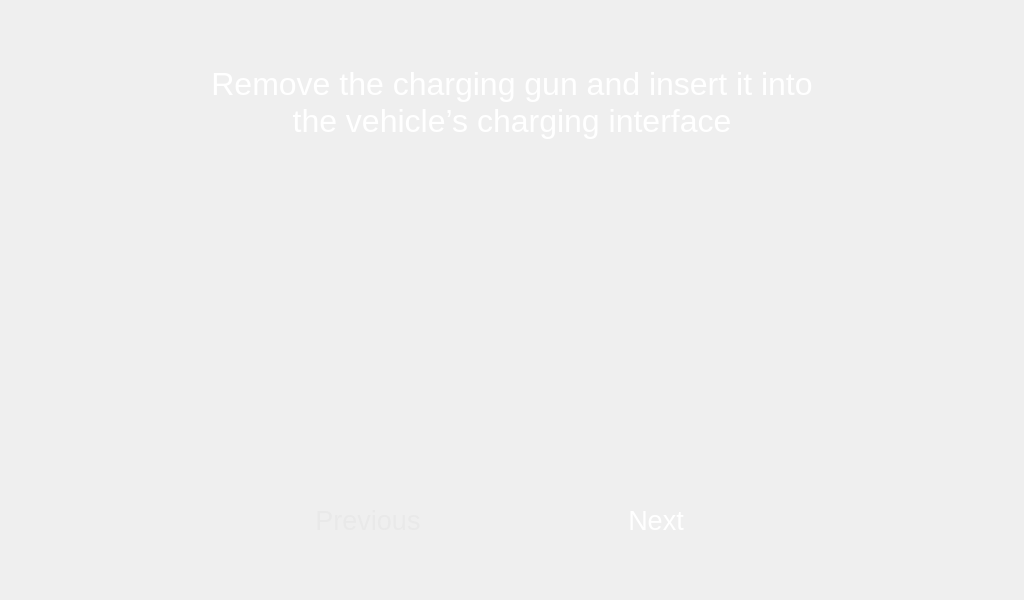
<?xml version="1.0" encoding="UTF-8"?>
<ui version="4.0">
 <class>Form</class>
 <widget class="QWidget" name="Form">
  <property name="geometry">
   <rect>
    <x>0</x>
    <y>0</y>
    <width>1024</width>
    <height>600</height>
   </rect>
  </property>
  <property name="windowTitle">
   <string>Form</string>
  </property>
  <widget class="QLabel" name="label">
   <property name="geometry">
    <rect>
     <x>0</x>
     <y>0</y>
     <width>1024</width>
     <height>600</height>
    </rect>
   </property>
   <property name="text">
    <string/>
   </property>
   <property name="pixmap">
    <pixmap>image/bg_step3.png</pixmap>
   </property>
  </widget>
  <widget class="QLabel" name="label_2">
   <property name="geometry">
    <rect>
     <x>130</x>
     <y>56</y>
     <width>764</width>
     <height>92</height>
    </rect>
   </property>
   <property name="font">
    <font>
     <family>Arial</family>
     <pointsize>24</pointsize>
    </font>
   </property>
   <property name="styleSheet">
    <string notr="true">QLabel {
        color: white;                /* 文字顏色 */
        font-size: 24pt;             /* 字體大小 */
        font-family: &quot;Arial&quot;;
    }
  </string>
   </property>
   <property name="text">
    <string>Remove the charging gun and insert it into
the vehicle’s charging interface</string>
   </property>
   <property name="scaledContents">
    <bool>false</bool>
   </property>
   <property name="alignment">
    <set>Qt::AlignCenter</set>
   </property>
  </widget>
  <widget class="QLabel" name="label_3">
   <property name="geometry">
    <rect>
     <x>304</x>
     <y>148</y>
     <width>415</width>
     <height>317</height>
    </rect>
   </property>
   <property name="text">
    <string/>
   </property>
   <property name="pixmap">
    <pixmap>image/fig_02.png</pixmap>
   </property>
   <property name="scaledContents">
    <bool>false</bool>
   </property>
  </widget>
  <widget class="QPushButton" name="pushButton_previous">
   <property name="geometry">
    <rect>
     <x>270</x>
     <y>485</y>
     <width>196</width>
     <height>70</height>
    </rect>
   </property>
   <property name="font">
    <font>
     <pointsize>20</pointsize>
    </font>
   </property>
   <property name="styleSheet">
    <string notr="true">QPushButton {
        border-image: url(&quot;image/btn_gr_196x70_def.png&quot;) 0 0 0 0 stretch stretch;
        color: #E9E9E9;                /* 文字顏色 */
        font-size: 20pt;             /* 字體大小 */
    }
    QPushButton:pressed {
        border-image: url(&quot;image/btn_gr_196x70_act.png&quot;) 0 0 0 0 stretch stretch;
color: #FFFF00;                /* 文字顏色 */
        font-size: 20pt;             /* 字體大小 */
    }</string>
   </property>
   <property name="text">
    <string>Previous</string>
   </property>
   <property name="iconSize">
    <size>
     <width>196</width>
     <height>70</height>
    </size>
   </property>
   <property name="flat">
    <bool>true</bool>
   </property>
  </widget>
  <widget class="QPushButton" name="pushButton_next">
   <property name="geometry">
    <rect>
     <x>558</x>
     <y>485</y>
     <width>196</width>
     <height>70</height>
    </rect>
   </property>
   <property name="font">
    <font>
     <pointsize>20</pointsize>
    </font>
   </property>
   <property name="styleSheet">
    <string notr="true">QPushButton {
        border-image: url(&quot;image/btn_196x70_def.png&quot;) 0 0 0 0 stretch stretch;
        color: #FFFFFF;                /* 文字顏色 */
        font-size: 20pt;             /* 字體大小 */
    }
    QPushButton:pressed {
        border-image: url(&quot;image/btn_196x70_act.png&quot;) 0 0 0 0 stretch stretch;
color: #FFFF00;                /* 文字顏色 */
        font-size: 20pt;             /* 字體大小 */
    }</string>
   </property>
   <property name="text">
    <string>Next</string>
   </property>
   <property name="iconSize">
    <size>
     <width>196</width>
     <height>70</height>
    </size>
   </property>
   <property name="flat">
    <bool>true</bool>
   </property>
  </widget>
  <zorder>label</zorder>
  <zorder>label_2</zorder>
  <zorder>pushButton_previous</zorder>
  <zorder>pushButton_next</zorder>
  <zorder>label_3</zorder>
 </widget>
 <resources/>
 <connections/>
</ui>
